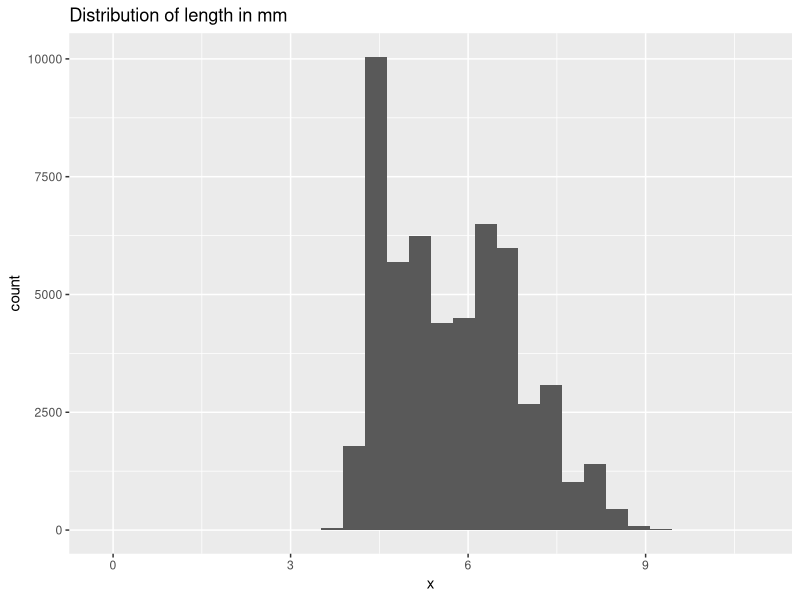
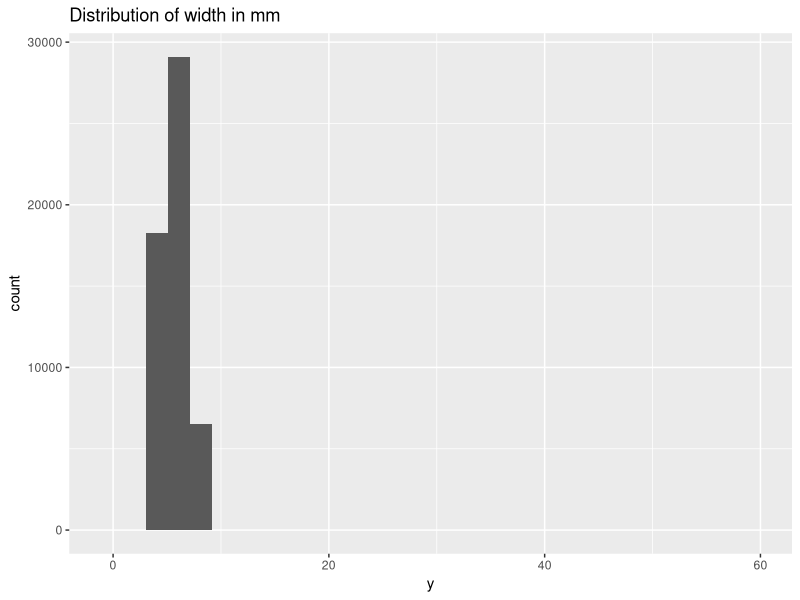
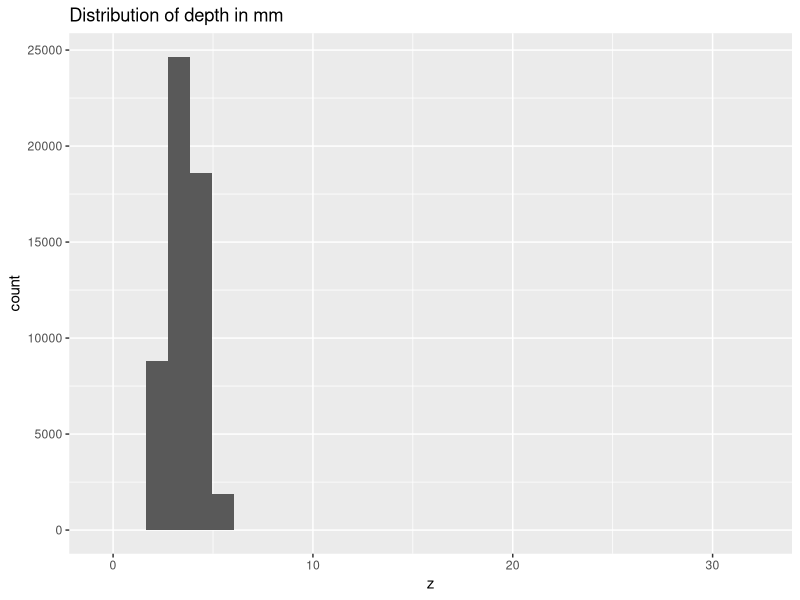
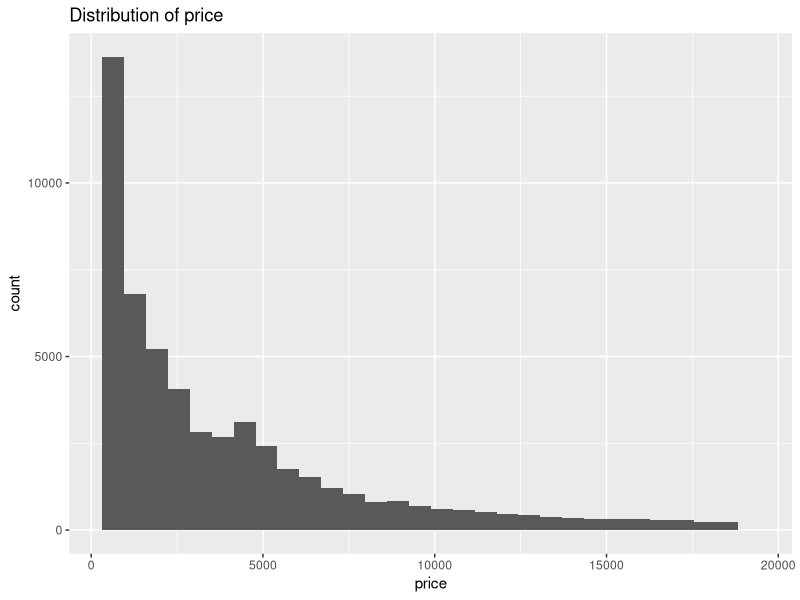
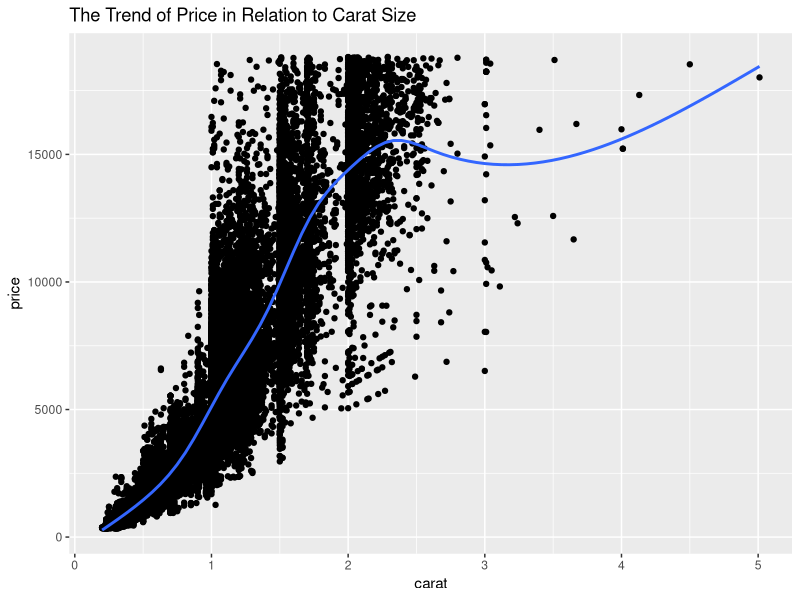
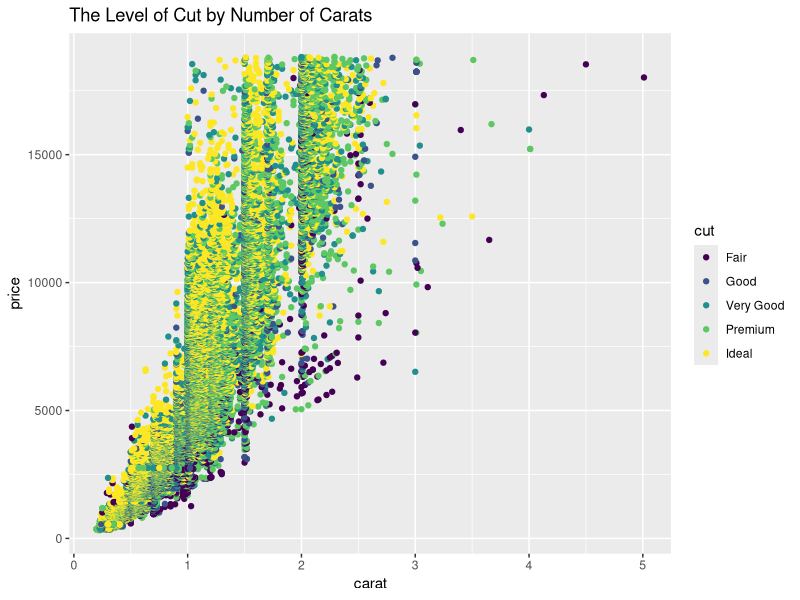
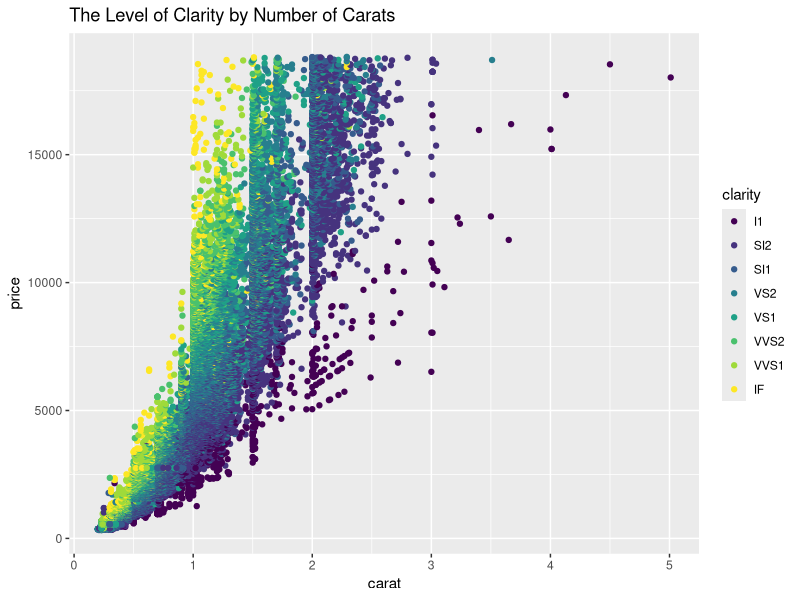
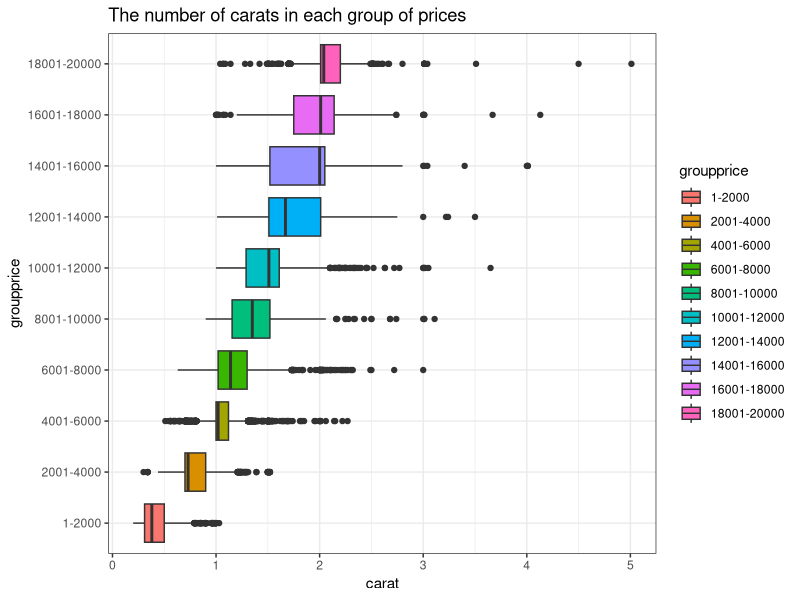

These charts were generated, in order, by the following R code:
## ---- chunk 1
knitr::opts_chunk$set(echo = TRUE)
## ---- chunk 2
library(tidyverse)
library(gridExtra)
diamonds
?diamonds
#Make visualizations to give the distribution of each of the x, y, and z variables in the diamonds data set.

plot1 <- ggplot(diamonds, aes(x=x)) + 
  geom_histogram() +
    labs(title = "Distribution of length in mm")
plot1


plot2 <- ggplot(diamonds, aes(x=y)) + 
  geom_histogram() +
    labs(title = "Distribution of width in mm")
plot2


plot3 <- ggplot(diamonds, aes(x=z)) + 
  geom_histogram() +
    labs(title = "Distribution of depth in mm")
plot3

## ---- chunk 3
#Explore the distribution of price. Is there anything unusual or surprising?
plot4 <- ggplot(diamonds, aes(x = price)) + 
  geom_histogram() +
      labs(title = "Distribution of price")
plot4
## ---- chunk 4
#Can you determine what variable in the diamonds dataset is most important for predicting the price of a diamond? How is that variable correlated with cut? Why does the combination of those two relationships lead to lower quality diamonds being more expensive?
plot5 <- ggplot(diamonds, aes(x=carat, y=price)) + geom_point() + geom_smooth(se=FALSE) +
      labs(title = "The Trend of Price in Relation to Carat Size")

plot5
## ---- chunk 5
plot6 <- ggplot(diamonds, aes(x=carat, y=price, color=cut)) + 
  geom_point() +
      labs(title = "The Level of Cut by Number of Carats")
plot6
## ---- chunk 6
plot7 <- ggplot(diamonds, aes(x=carat, y=price, color=clarity)) + 
  geom_point() +
      labs(title = "The Level of Clarity by Number of Carats")
plot7
## ---- chunk 7
#Make a visualization of carat partitioned by price.
price_diamonds <- diamonds %>%
  mutate(groupprice = 
           case_when(
             price>=0 & price <= 2000 ~ "1-2000",
             price>=2001 & price <= 4000 ~ "2001-4000",
             price>=4001 & price <= 6000 ~ "4001-6000",
             price>=6001 & price <= 8000 ~ "6001-8000",
             price>=8001 & price <= 10000 ~ "8001-10000",
             price>=10001 & price <= 12000 ~ "10001-12000",
             price>=12001 & price <= 14000 ~ "12001-14000",
             price>=14001 & price <= 16000 ~ "14001-16000",
             price>=16001 & price <= 18000 ~ "16001-18000",
             price>=18001 & price <= 20000 ~ "18001-20000"),
         groupprice = fct_relevel(groupprice,
"1-2000","2001-4000","4001-6000","6001-8000","8001-10000","10001-12000","12001-14000","14001-16000","16001-18000","18001-20000"))

head(price_diamonds)



plot8 <- ggplot(price_diamonds, aes(x = groupprice, y = carat, fill = groupprice)) +
  geom_boxplot() +
  coord_flip() +
  theme_bw() +
  labs(title = "The number of carats in each group of prices")
plot8

## ---- chunk 8
plot9 <- diamonds %>% 
  filter(carat>=4.0) %>%
  group_by(carat) %>% 
  ggplot(aes(x = price)) +
  geom_histogram() +
  theme_bw() +
  labs(title = "The Price of Very Large Diamonds")

#Then compare the price of small diamonds to large diamonds 
plot10 <- diamonds %>% 
  filter(carat<=1.5) %>%
  group_by(carat) %>% 
  ggplot(aes(x = price)) +
  geom_histogram() +
  theme_bw() +
  labs(title = "The Price of Very Small Diamonds")


grid.arrange(plot9,plot10, nrow=2)
## ---- chunk 9
plot11 <- ggplot(diamonds, aes(x = price, y = carat, color)) + 
  geom_col() +
  facet_wrap(~cut, ncol=5) +
  theme_bw() +
  theme(axis.text.x = element_text(face="bold", 
                           size=8, angle=45)) +
  coord_cartesian(ylim = c(0, 12), expand = TRUE) +
  labs(title = "Visualization of Cut, Carat, and Price")
plot11
